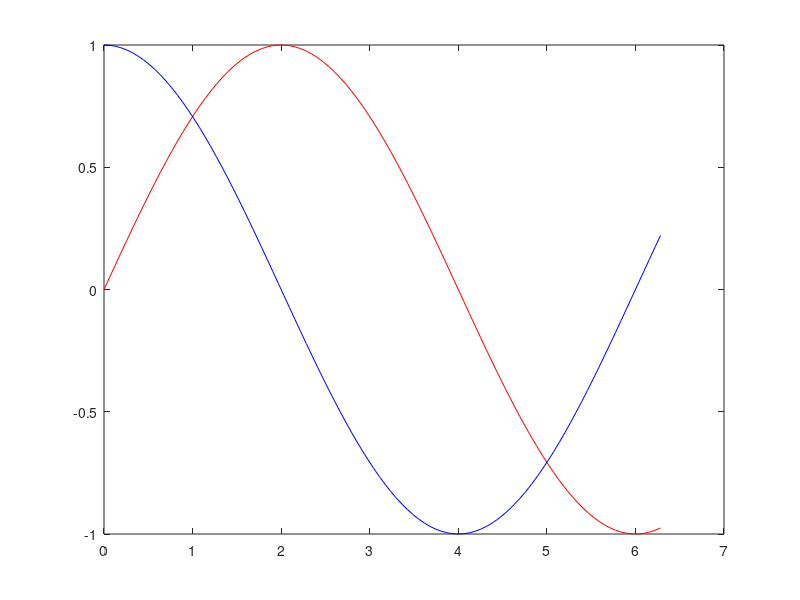

Reproduce this figure in MATLAB.
clc;
clear all;
close all;
t = linspace(0,2*pi) ;
x = sin(pi/4*t) ;
plot(t,x,'r')
hold on
x = sin(pi/4*t+pi/2) ;  % phase shift by pi/2, which is same as cos 
plot(t,x,'b')